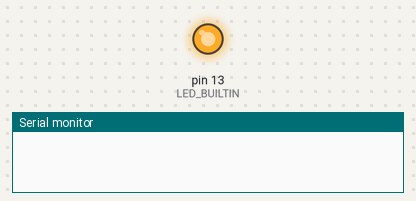
A sketch run on a simulated Arduino Uno, built with avr-gcc and run on an emulated ATmega328P. Parts: output pins drawn as LEDs (lit = HIGH), the last lines printed to the serial monitor.

Above: at 0.2 s.
At 39.0 s:
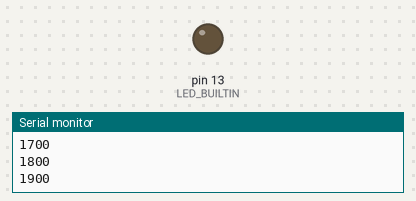
Timing chart, 0 to 54.6 s (numbered marks = the images above):
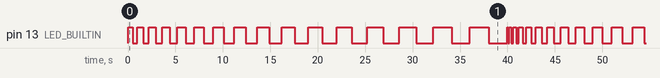

Measured:
- by itself, pin 13 (LED_BUILTIN): moves between LOW and HIGH, repeating every 42.0 s
- by itself, everything shown: repeats every 42.0 s, in 40 steps

The sketch:

secao-1.5.ino
```cpp
// Seção 1.5 - Pisca-pisca com intervalo de tempo

// Contador
int t = 500;

void setup() {
  pinMode(LED_BUILTIN,OUTPUT);
  Serial.begin(9600);
}

void loop() {

  // O primeiro tempo será de 500 ms
  // Mas para todas as próximas vezes, terá um acréscimo de 100 ms
  // Porém, se atingir 2 segundos, retorna para 100 ms

  digitalWrite(LED_BUILTIN, HIGH);
  delay(t);
  digitalWrite(LED_BUILTIN, LOW);
  delay(t);

  Serial.println(t);

  if(t == 2000){
    t = 100;
  }else{
    t = t + 100;
  }
}
```
